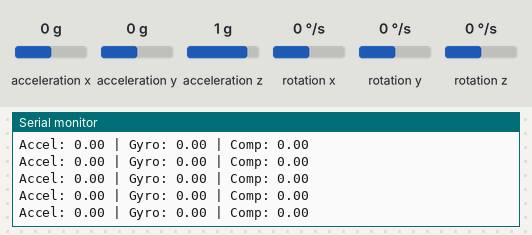
Recording of a sketch running on a simulated Arduino Uno, built with avr-gcc and run on an emulated ATmega328P. Shown: the last lines printed to the serial monitor. Wiring (inferred from the names in the program): MPU-6050 motion sensor at I2C address 0x68. Inputs (shaded band) come from the test bench; at power-on: acceleration y 0 g, rotation x 0 °/s, acceleration x 0 g, acceleration z 1 g, rotation y 0 °/s, rotation z 0 °/s.

Above: at 1.5 s.
1.6 s: acceleration y set to -1.4 g
At 2.5 s:
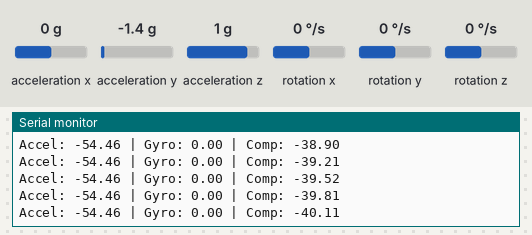
3.1 s: rotation x set to 12 °/s
At 3.9 s:
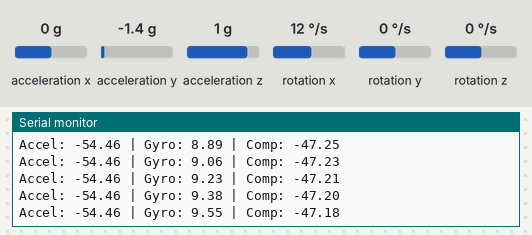
6.1 s: acceleration y set to 0.8 g
At 7.2 s:
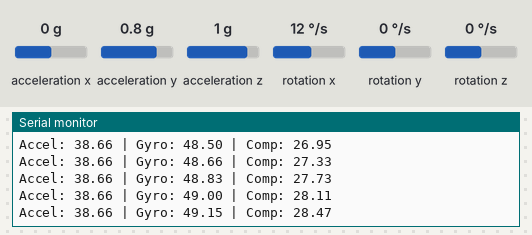
9.1 s: rotation x set to -192 °/s
At 9.8 s:
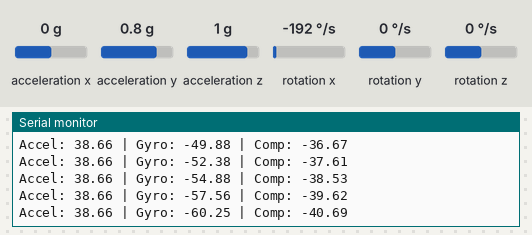
12.1 s: rotation x set to 0 °/s
At 13.0 s:
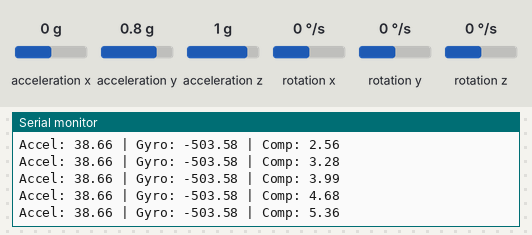
18.1 s: rotation x set to -100 °/s
At 18.7 s:
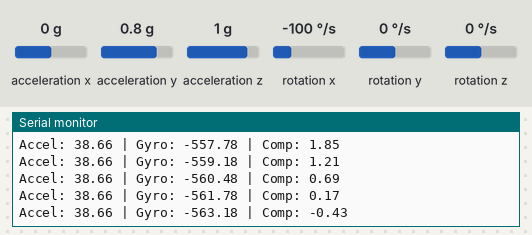
Timing chart, 0 to 21.1 s (numbered marks = the images above; inputs shaded):
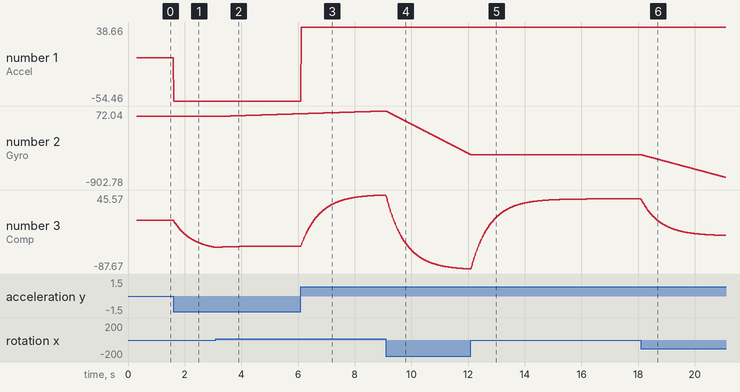

The sketch:

imu_characterization.ino
```cpp
#include <Wire.h>

// ── IMU (MPU-6050/9250) ───────────────────────────────────
#define IMU_ADDR     0x68
#define PWR_MGMT_1   0x6B
#define ACCEL_XOUT_H 0x3B

float accelAngle = 0;
float gyroAngle  = 0;
float compAngle  = 0;

unsigned long lastTime = 0;

void imuReset() {
  Wire.beginTransmission(IMU_ADDR);
  Wire.write(PWR_MGMT_1);
  Wire.write(0x80);
  Wire.endTransmission();
  delay(150);

  Wire.beginTransmission(IMU_ADDR);
  Wire.write(PWR_MGMT_1);
  Wire.write(0x00);
  Wire.endTransmission();
  delay(150);
}

int readIMU(int16_t &ax, int16_t &ay, int16_t &az,
            int16_t &gx, int16_t &gy) {
  Wire.beginTransmission(IMU_ADDR);
  Wire.write(ACCEL_XOUT_H);
  if (Wire.endTransmission(false) != 0) return 0;
  if (Wire.requestFrom(IMU_ADDR, 14) != 14) return 0;

  ax = (Wire.read() << 8) | Wire.read();
  ay = (Wire.read() << 8) | Wire.read();
  az = (Wire.read() << 8) | Wire.read();
  Wire.read(); Wire.read();
  gx = (Wire.read() << 8) | Wire.read();
  gy = (Wire.read() << 8) | Wire.read();
  return 1;
}

void setup() {
  Serial.begin(115200);
  Wire.begin();
  imuReset();
  lastTime = millis();
}

void loop() {
  int16_t ax, ay, az, gx, gy;

  if (!readIMU(ax, ay, az, gx, gy)) return;

  unsigned long now = millis();
  float dt = (now - lastTime) / 1000.0;
  lastTime = now;

  // Convert to physical units
  float ax_g = ax / 16384.0;
  float ay_g = ay / 16384.0;
  float az_g = az / 16384.0;
  float gx_dps = gx / 131.0;  // degrees/sec

  // Accelerometer angle
  accelAngle = atan2(ay_g, az_g) * 180.0 / PI;

  // Gyroscope angle
  gyroAngle += gx_dps * dt;

  // Complementary filter (α = 0.98)
  float alpha = 0.98;
  compAngle = alpha * (compAngle + gx_dps * dt) + (1 - alpha) * accelAngle;

  // Output: Accel | Gyro | Complementary
  Serial.print("Accel: ");   Serial.print(accelAngle);
  Serial.print(" | Gyro: "); Serial.print(gyroAngle);
  Serial.print(" | Comp: "); Serial.println(compAngle);

  delay(10);
}
```

Measured:
- after the input at 1.6 s, the serial monitor: prints a new line at once (image 1)
- plotted number 1: 0 → -54.46 after the input at 1.6 s
- plotted number 3: 0 → -48.68 after the input at 1.6 s
